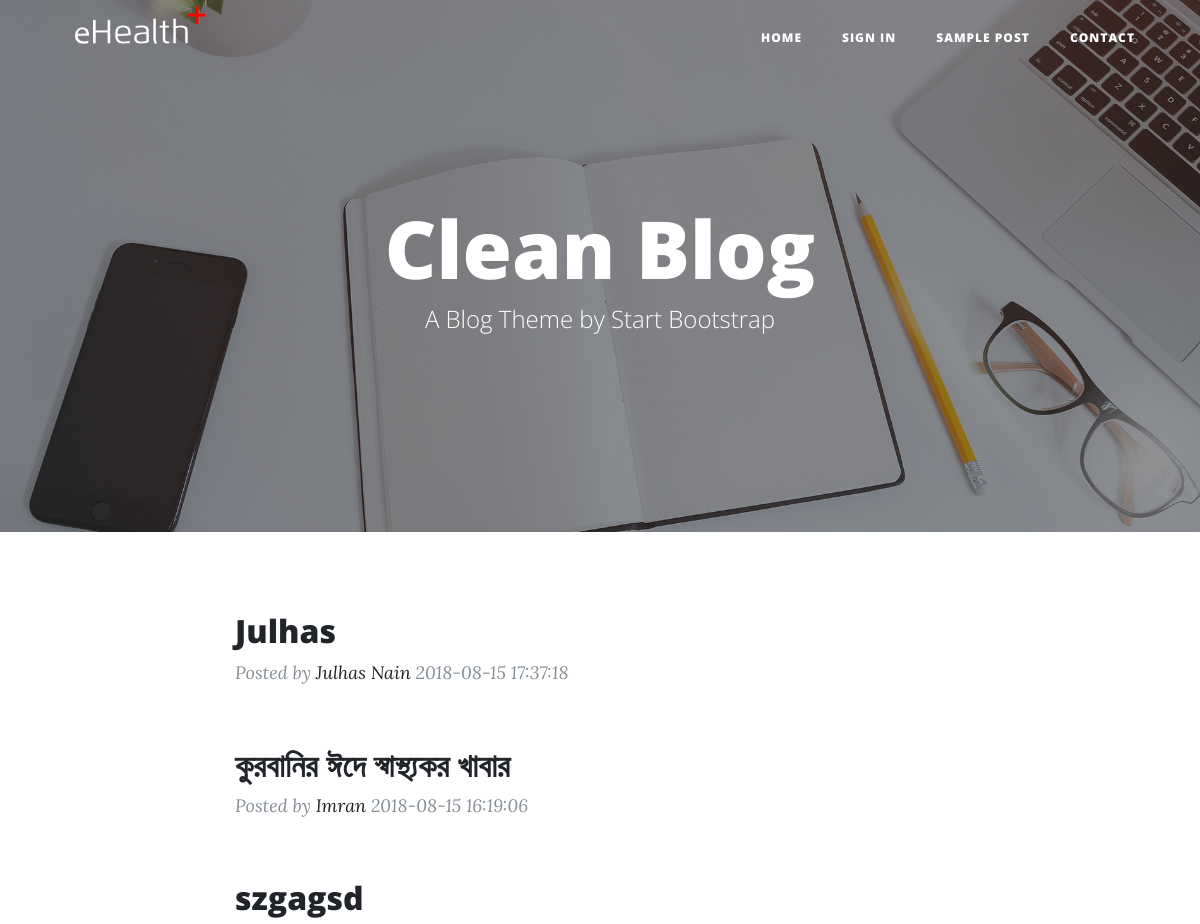
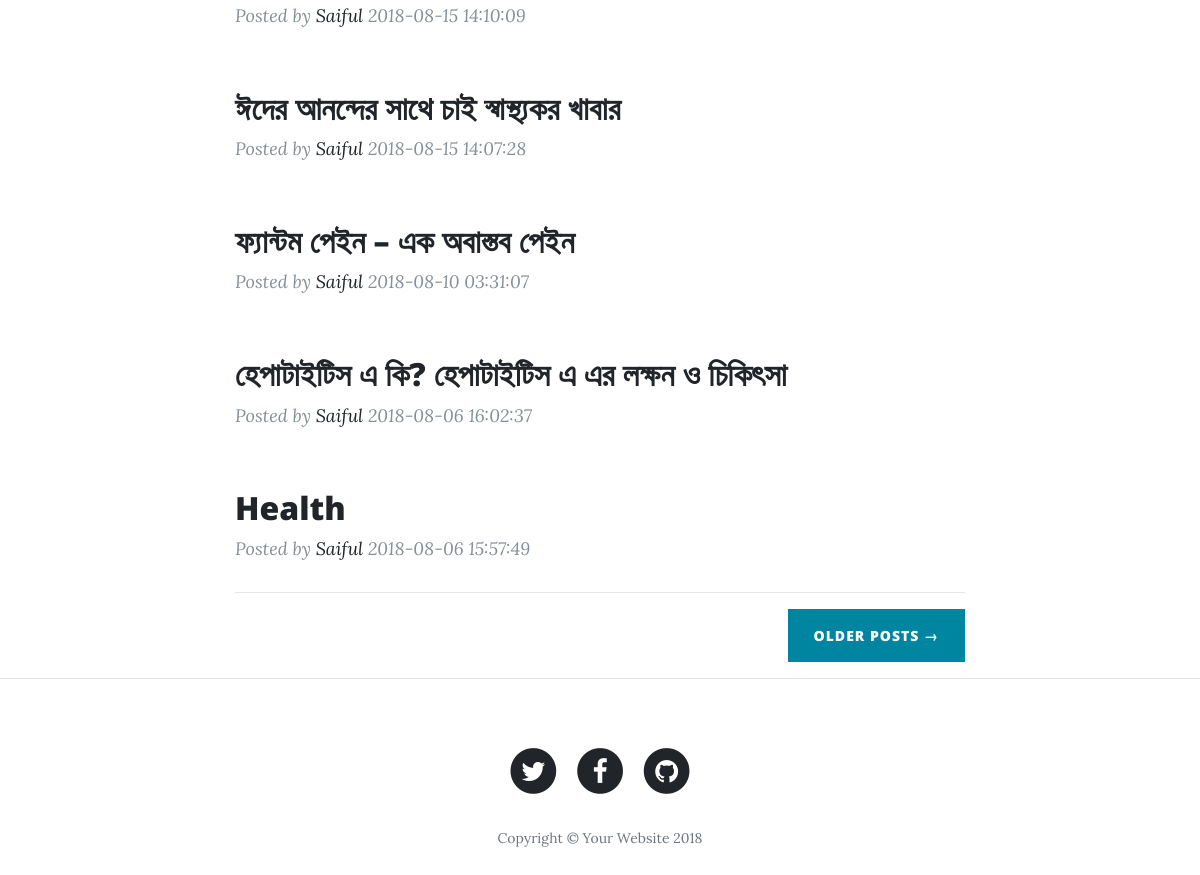
Screenshot of /index.php/welcome/manage_blog with the database file from the repository (2 pictures, top to bottom).
### tables this page shows
CREATE TABLE `tbl_blog` (
  `blog_id` int(11) NOT NULL,
  `blog_title` varchar(255) NOT NULL,
  `blog_image` text NOT NULL,
  `blog_desc` text NOT NULL,
  `admin_id` int(11) NOT NULL,
  `blog_date` timestamp NOT NULL DEFAULT CURRENT_TIMESTAMP,
  `blog_view` int(11) UNSIGNED NOT NULL DEFAULT '0',
  `blog_status` tinyint(3) DEFAULT NULL
);

### application/controllers/Welcome.php (called while the page is built, shortened)
<?php
class Welcome extends CI_Controller
{
    public function __construct()
    {
        $this->load->model('welcome_model');
    }
    public function manage_blog()
    {
        $data['posts'] = $this->blog_model->select_all_blogs();
        $this->load->view('pages/blog_list', $data);
    }
}

### index.php (called while the page is built, shortened)
<?php
require_once BASEPATH.'core/CodeIgniter.php';

### application/models/Blog_model.php (called while the page is built, shortened)
<?php
class Blog_model extends CI_Model
{
    public function get_record($id)
    {
        return $this->db->where('admin_id', $id)->get('tbl_admin')->row();
    }
    public function select_all_blogs()
    {
        $result = $this->db->select('*')
            ->from('tbl_blog')
            ->order_by('blog_date desc')
            ->get()
            ->result();
        return $result;
    }
}

### application/views/pages/blog_list.php (the view, shortened to what this page needs)
<!DOCTYPE html>
<html lang="en">
<head>
    <link href="<?php echo base_url() ?>asset/blog_asset/vendor/bootstrap/css/bootstrap.min.css" rel="stylesheet">
    <link href="<?php echo base_url() ?>asset/blog_asset/vendor/font-awesome/css/font-awesome.min.css" rel="stylesheet"
          type="text/css">
    <link href="<?php echo base_url() ?>asset/blog_asset/css/clean-blog.min.css" rel="stylesheet">
</head>
<body>
<nav class="navbar navbar-expand-lg navbar-light fixed-top" id="mainNav">
    <div class="container">
        <a class="navbar-brand" href="<?php echo base_url() ?>"><img
                    src="<?php echo base_url() ?>asset/img/logo.png" class="img-responsive"
                    style="width: 140px; margin-top: -16px;"></a>
        <div class="collapse navbar-collapse" id="navbarResponsive">
            <ul class="navbar-nav ml-auto">
                <li class="nav-item">
                    <a class="nav-link" href="<?php echo base_url('welcome/manage_blog') ?>">Home</a>
                </li>
                <?php if ($this->session->userdata('admin_id')) { ?>
                    <li class="nav-item">
                        <a class="nav-link" href="<?php echo base_url('welcome/main_logout')?>">Sign Out</a>
                    </li>
                <?php } else{ ?>
                    <li class="nav-item">
                        <a class="nav-link" href="<?php echo base_url('blog/add_user_sign_in')?>">Sign In</a>
                    </li>
                <?php }?>
                <li class="nav-item">
                    <a class="nav-link" href="post.html">Sample Post</a>
                </li>
                <li class="nav-item">
                    <a class="nav-link" href="contact.html">Contact</a>
                </li>
            </ul>
        </div>
    </div>
</nav>
<header class="masthead" style="background-image: url('<?php echo base_url() ?>asset/blog_asset/img/home-bg.jpg')">
    <div class="overlay"></div>
    <div class="container">
        <div class="row">
            <div class="col-lg-8 col-md-10 mx-auto">
                <div class="site-heading">
                    <h1>Clean Blog</h1>
                    <span class="subheading">A Blog Theme by Start Bootstrap</span>
                </div>
            </div>
        </div>
    </div>
</header>
<div class="container">
    <div class="row">
        <div class="col-lg-8 col-md-10 mx-auto">
            <div class="post-preview">
                <?php
                foreach ($posts as $post) {
                    $user = $this->blog_model->get_record($post->admin_id);
                    ?>
                    <br>
                    <h2 class="post-title">
                        <a href="<?php echo base_url("welcome/view_blog/$post->blog_id") ?>"><?php echo $post->blog_title ?></a>
                    </h2>
                    <p class="post-meta">Posted by
                        <a href="#"><?php echo $user->admin_name?></a>
                        <?php echo $post->blog_date?></p>
                    <?php
                }
                ?>
            </div>
            <hr>
            <div class="clearfix">
                <a class="btn btn-primary float-right" href="#">Older Posts &rarr;</a>
            </div>
        </div>
    </div>
</div>
<hr>
<footer>
    <div class="container">
        <div class="row">
            <div class="col-lg-8 col-md-10 mx-auto">
                <ul class="list-inline text-center">
                    <li class="list-inline-item">
                        <a href="#">
                  <span class="fa-stack fa-lg">
                    <i class="fa fa-circle fa-stack-2x"></i>
                    <i class="fa fa-twitter fa-stack-1x fa-inverse"></i>
                  </span>
                        </a>
                    </li>
                    <li class="list-inline-item">
                        <a href="#">
                  <span class="fa-stack fa-lg">
                    <i class="fa fa-circle fa-stack-2x"></i>
                    <i class="fa fa-facebook fa-stack-1x fa-inverse"></i>
                  </span>
                        </a>
                    </li>
                    <li class="list-inline-item">
                        <a href="#">
                  <span class="fa-stack fa-lg">
                    <i class="fa fa-circle fa-stack-2x"></i>
                    <i class="fa fa-github fa-stack-1x fa-inverse"></i>
                  </span>
                        </a>
                    </li>
                </ul>
                <p class="copyright text-muted">Copyright &copy; Your Website 2018</p>
            </div>
        </div>
    </div>
</footer>
</body>
</html>

### rows the page displays
tbl_blog: blog_title "Julhas", admin.admin_name "Julhas Nain", blog_date "2018-08-15 17:37:18"
tbl_blog: blog_title "কুরবানির ঈদে স্বাস্থ্যকর খাবার", admin.admin_name "Imran", blog_date "2018-08-15 16:19:06"
tbl_blog: blog_title "szgagsd", admin.admin_name "Saiful", blog_date "2018-08-15 14:10:09"
tbl_blog: blog_title "ঈদের আনন্দের সাথে চাই স্বাস্থ্যকর খাবার", admin.admin_name "Saiful", blog_date "2018-08-15 14:07:28"
tbl_blog: blog_title "ফ্যান্টম পেইন – এক অবাস্তব পেইন", admin.admin_name "Saiful", blog_date "2018-08-10 03:31:07"
tbl_blog: blog_title "হেপাটাইটিস এ কি? হেপাটাইটিস এ এর লক্ষন ও চিকিৎসা", admin.admin_name "Saiful", blog_date "2018-08-06 16:02:37"
tbl_blog: blog_title "Health", admin.admin_name "Saiful", blog_date "2018-08-06 15:57:49"
